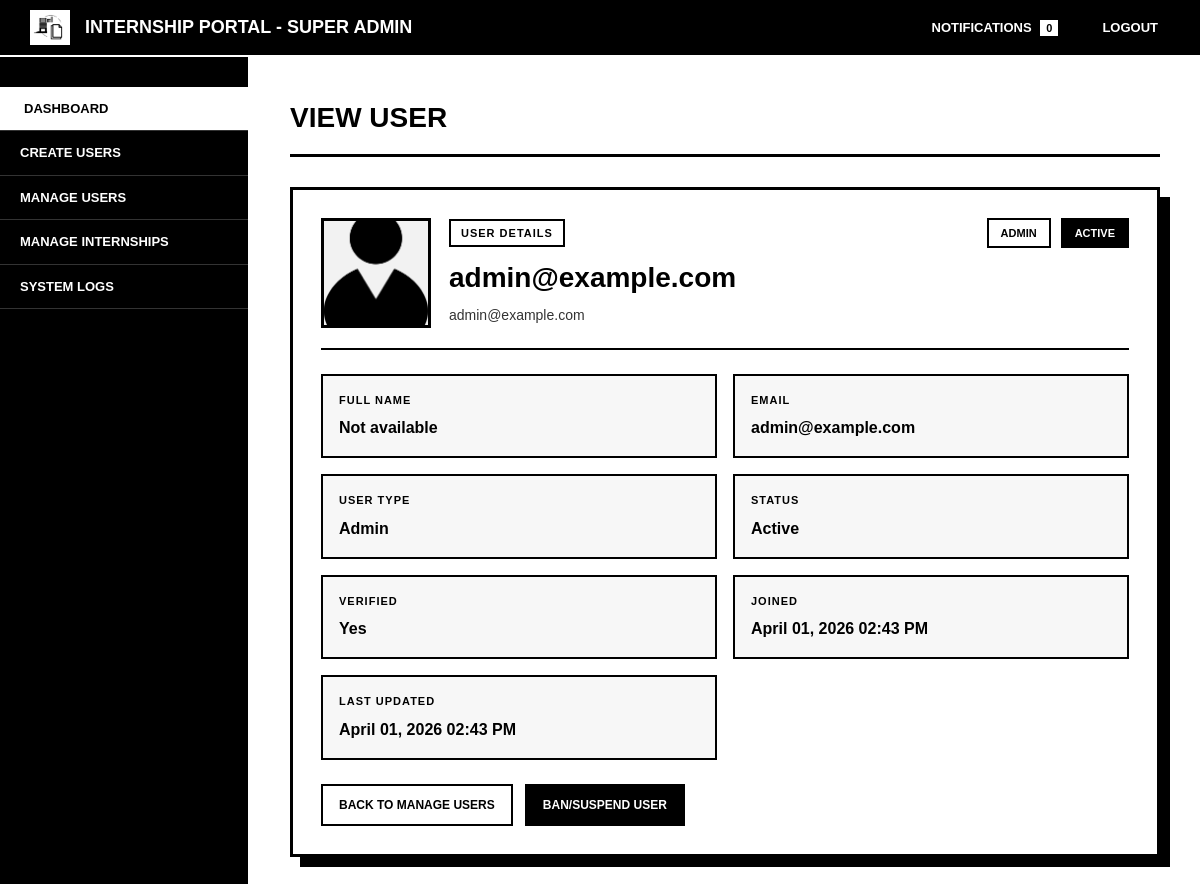
Page /superadmin/view_users.php?id=2 (signed in) on the committed database.
### tables this page shows
CREATE TABLE `users` (
  `user_id` int(11) NOT NULL,
  `email` varchar(255) NOT NULL,
  `password_hash` varchar(255) DEFAULT NULL,
  `user_type` enum('admin','staff','intern','superadmin') NOT NULL,
  `verified` tinyint(1) DEFAULT 0,
  `created_at` timestamp NOT NULL DEFAULT current_timestamp(),
  `updated_at` timestamp NOT NULL DEFAULT current_timestamp() ON UPDATE current_timestamp(),
  `first_login` tinyint(1) DEFAULT 1,
  `reset_token` varchar(255) DEFAULT NULL,
  `token_expiry` datetime DEFAULT NULL,
  `status` enum('active','banned','suspended') DEFAULT 'active'
);

### includes/functions.php (called while the page is built, shortened)
<?php
function isSuperAdminUser($userType = null) {
    $userType = $userType ?? ($_SESSION['user_type'] ?? null);
    return $userType === 'superadmin';
}
function getAdminAreaLabel() {
    return isSuperAdminUser() ? 'Super Admin' : 'Admin';
}
?>

### superadmin/view_users.php (the view, shortened to what this page needs)
<?php
require_once '../includes/functions.php';
$panelLabel = getAdminAreaLabel();
$userId = isset($_GET['id']) ? (int) $_GET['id'] : 0;
$stmt = $pdo->prepare("SELECT COUNT(*) FROM notifications WHERE user_id = ? AND is_read = 0");
$stmt->execute([$_SESSION['user_id']]);
$unread = $stmt->fetchColumn();
$stmt = $pdo->prepare("
    SELECT
        u.*,
        i.first_name AS intern_first_name,
        i.middle_name AS intern_middle_name,
        i.last_name AS intern_last_name,
        i.suffix AS intern_suffix,
        i.profile_image AS intern_profile_image,
        s.first_name AS staff_first_name,
        s.last_name AS staff_last_name,
        s.email AS staff_email,
        s.position AS staff_position,
        s.profile_image AS staff_profile_image,
        s.company_id AS staff_company_id,
        c.company_name AS staff_company_name,
        ap.admin_fname AS admin_first_name,
        ap.admin_lname AS admin_last_name,
        ap.profile_image AS admin_profile_image
    FROM users u
    LEFT JOIN interns i ON i.user_id = u.user_id
    LEFT JOIN staffs s ON s.user_id = u.user_id
    LEFT JOIN companies c ON c.company_id = s.company_id
    LEFT JOIN admin_profiles ap ON ap.user_id = u.user_id
    WHERE u.user_id = ?
");
$stmt->execute([$userId]);
$user = $stmt->fetch();
function getStatusClass($status) {
    return $status === 'active' ? 'status-active' : 'status-inactive';
}
function getUserTypeClass($type) {
    return 'user-type-' . strtolower($type);
}
function formatStatusLabel($status) {
    return match ($status) {
        'active' => 'Active',
        'banned' => 'Banned',
        'suspended' => 'Suspended',
        default => ucfirst($status),
    };
}
function buildFullName(array $user): string {
    if ($user['user_type'] === 'admin') {
        $parts = [
            trim((string) ($user['admin_first_name'] ?? '')),
            trim((string) ($user['admin_last_name'] ?? '')),
        ];
        return trim(implode(' ', array_filter($parts, fn($part) => $part !== '')));
    }
    return '';
}
function getProfileImageName(array $user): string {
    return 'default.png';
}
?>
<!DOCTYPE html>
<html lang="en">
<head>
    <link rel="stylesheet" href="../assets/css/super_view.css">
    <link rel="stylesheet" href="../assets/css/responsive.css">
</head>
<body>
    <div class="topnav">
        <div class="logo-section">
            <img src="../assets/img/logo.png" alt="Logo">
            <h2>Internship Portal - <?= htmlspecialchars($panelLabel) ?></h2>
        </div>
        <div class="topnav-right">
            <a href="notifications.php">
                Notifications
                <span class="badge"><?= $unread ?></span>
            </a>
            <a href="../logout.php">Logout</a>
        </div>
    </div>
    <div class="wrapper">
        <div class="sidebar">
            <ul>
                <li><a href="index.php" class="active">Dashboard</a></li>
                <li><a href="create_users.php">Create Users</a></li>
                <li><a href="manage_users.php">Manage Users</a></li>
                <li><a href="manage_internships.php">Manage Internships</a></li>
                <li><a href="system_logs.php">System Logs</a></li>
            </ul>
        </div>
        <div class="content">
            <h1>View User</h1>
            <?php
            $statusClass = getStatusClass($user['status']);
            $userTypeClass = getUserTypeClass($user['user_type']);
            $fullName = buildFullName($user);
            $displayName = $fullName !== '' ? $fullName : $user['email'];
            $displayEmail = $user['user_type'] === 'staff' && !empty($user['staff_email'])
                ? $user['staff_email']
                : $user['email'];
            $profileImage = getProfileImageName($user);
            $imagePath = '../assets/img/profile/' . $profileImage;
            ?>
            <div class="profile-card">
                <div class="profile-header">
                    <div class="profile-identity">
                        <div class="profile-image-shell">
                            <img src="<?= htmlspecialchars($imagePath) ?>" alt="Profile image of <?= htmlspecialchars($displayName) ?>" class="profile-image">
                        </div>
                        <div>
                            <p class="eyebrow">User Details</p>
                            <h2><?= htmlspecialchars($displayName) ?></h2>
                            <?php if ($user['user_type'] === 'staff' && !empty($user['staff_company_name'])): ?>
                                <div class="profile-subtitle-row">
                                    <p class="profile-subtitle"><?= htmlspecialchars($user['staff_company_name']) ?></p>
                                    <a href="view_company.php?id=<?= (int) $user['staff_company_id'] ?>" class="profile-link-button">View</a>
                                </div>
                            <?php else: ?>
                                <p class="profile-subtitle"><?= htmlspecialchars($displayEmail) ?></p>
                            <?php endif; ?>
                        </div>
                    </div>
                    <div class="profile-badges">
                        <span class="user-type-badge <?= $userTypeClass ?>">
                            <?= ucfirst($user['user_type']) ?>
                        </span>
                        <span class="status-badge <?= $statusClass ?>">
                            <?= htmlspecialchars(formatStatusLabel($user['status'])) ?>
                        </span>
                    </div>
                </div>
                <div class="details-grid">
                    <div class="detail-item">
                        <span class="detail-label">Full Name</span>
                        <span class="detail-value"><?= htmlspecialchars($fullName !== '' ? $fullName : 'Not available') ?></span>
                    </div>
                    <div class="detail-item">
                        <span class="detail-label">Email</span>
                        <span class="detail-value"><?= htmlspecialchars($displayEmail) ?></span>
                    </div>
                    <div class="detail-item">
                        <span class="detail-label">User Type</span>
                        <span class="detail-value"><?= ucfirst($user['user_type']) ?></span>
                    </div>
                    <div class="detail-item">
                        <span class="detail-label">Status</span>
                        <span class="detail-value"><?= htmlspecialchars(formatStatusLabel($user['status'])) ?></span>
                    </div>
                    <div class="detail-item">
                        <span class="detail-label">Verified</span>
                        <span class="detail-value"><?= !empty($user['verified']) ? 'Yes' : 'No' ?></span>
                    </div>
                    <div class="detail-item">
                        <span class="detail-label">Joined</span>
                        <span class="detail-value"><?= date('F d, Y h:i A', strtotime($user['created_at'])) ?></span>
                    </div>
                    <div class="detail-item">
                        <span class="detail-label">Last Updated</span>
                        <span class="detail-value"><?= date('F d, Y h:i A', strtotime($user['updated_at'])) ?></span>
                    </div>
                </div>
                <div class="action-row">
                    <a href="manage_users.php" class="btn-action">Back to Manage Users</a>
                    <?php if ($user['user_type'] !== 'superadmin'): ?>
                        <a href="toggle_status.php?id=<?= $user['user_id'] ?>"
                           class="btn-action btn-secondary"
                           onclick="return confirm('Change status for <?= htmlspecialchars($user['email']) ?>?')">
                            <?= $user['status'] === 'active' ? 'Ban/Suspend User' : 'Activate User' ?>
                        </a>
                    <?php endif; ?>
                </div>
            </div>
        </div>
    </div>
</body>
</html>

### assets/css/super_view.css (style rules this page uses)
* { margin: 0; padding: 0; box-sizing: border-box; }
body { font-family: Arial, Helvetica, sans-serif; background-color: #ffffff; color: #000000; line-height: 1.5; min-height: 100vh; }
.topnav { background-color: #000000; color: #ffffff; padding: 10px 30px; display: flex; justify-content: space-between; align-items: center; border-bottom: 2px solid #ffffff; }
.logo-section { display: flex; align-items: center; gap: 15px; }
.logo-section img { max-width: 40px; height: auto; border: 2px solid #ffffff; }
.logo-section h2 { font-size: 18px; font-weight: bold; text-transform: uppercase; color: #ffffff; margin: 0; }
.topnav-right { display: flex; gap: 20px; }
.topnav-right a { color: #ffffff; text-decoration: none; font-size: 13px; font-weight: bold; text-transform: uppercase; padding: 5px 10px; border: 2px solid transparent; transition: all 0.3s ease; }
.badge { background-color: #ffffff; color: #000000; padding: 2px 6px; font-size: 11px; font-weight: bold; margin-left: 5px; }
.wrapper { display: flex; min-height: calc(100vh - 60px); }
.sidebar { width: 250px; background-color: #000000; color: #ffffff; padding: 30px 0; border-right: 2px solid #ffffff; flex-shrink: 0; }
.sidebar ul { list-style: none; }
.sidebar li { border-bottom: 1px solid #333333; }
.sidebar a { display: block; color: #ffffff; text-decoration: none; padding: 12px 20px; text-transform: uppercase; font-size: 13px; font-weight: bold; transition: all 0.3s ease; }
.sidebar a.active { background-color: #ffffff; color: #000000; border-left: 4px solid #ffffff; }
.content { flex: 1; padding: 40px; background-color: #ffffff; overflow-y: auto; max-height: calc(100vh - 60px); }
.content h1 { font-size: 28px; font-weight: bold; text-transform: uppercase; margin-bottom: 30px; border-bottom: 3px solid #000000; padding-bottom: 15px; }
.profile-card { border: 3px solid #000000; background-color: #ffffff; box-shadow: 10px 10px 0 #000000; padding: 28px; }
.profile-header { display: flex; justify-content: space-between; align-items: flex-start; gap: 20px; padding-bottom: 20px; margin-bottom: 24px; border-bottom: 2px solid #000000; }
.profile-identity { display: flex; align-items: center; gap: 18px; min-width: 0; }
.profile-image-shell { width: 110px; height: 110px; border: 3px solid #000000; background-color: #f2f2f2; overflow: hidden; flex-shrink: 0; }
.profile-image { width: 100%; height: 100%; object-fit: cover; display: block; }
.eyebrow { display: inline-block; margin-bottom: 10px; padding: 4px 10px; border: 2px solid #000000; font-size: 11px; font-weight: bold; text-transform: uppercase; letter-spacing: 1px; }
.profile-header h2 { font-size: 28px; word-break: break-word; }
.profile-subtitle { margin-top: 6px; font-size: 14px; color: #333333; word-break: break-word; }
.profile-badges { display: flex; flex-wrap: wrap; justify-content: flex-end; gap: 10px; }
.details-grid { display: grid; grid-template-columns: repeat(2, minmax(220px, 1fr)); gap: 16px; margin-bottom: 24px; }
.detail-item { border: 2px solid #000000; padding: 16px; background-color: #f7f7f7; }
.detail-label { display: block; margin-bottom: 8px; font-size: 11px; font-weight: bold; text-transform: uppercase; letter-spacing: 1px; }
.detail-value { display: block; font-size: 16px; font-weight: bold; word-break: break-word; }
.status-badge { display: inline-block; padding: 5px 12px; font-weight: bold; text-transform: uppercase; font-size: 11px; border: 2px solid #000000; }
.status-active { background-color: #000000; color: #ffffff; }
.user-type-badge { display: inline-block; padding: 5px 12px; font-weight: bold; text-transform: uppercase; font-size: 11px; border: 2px solid #000000; }
.user-type-admin { background-color: #ffffff; color: #000000; border: 2px solid #000000; }
.action-row { display: flex; flex-wrap: wrap; gap: 12px; }
.btn-action { display: inline-block; padding: 10px 16px; text-decoration: none; font-weight: bold; text-transform: uppercase; font-size: 12px; border: 2px solid #000000; transition: all 0.3s ease; background-color: #ffffff; color: #000000; }
.btn-secondary { background-color: #000000; color: #ffffff; }

### rows in the picture
users: email "admin@example.com", user_type "ADMIN", status "ACTIVE", user_type "Admin", status "Active", created_at "April 01, 2026 02:43 PM", updated_at "April 01, 2026 02:43 PM"

### other values in the picture
$panelLabel "SUPER ADMIN"
$unread "0"
$fullName !== '' ? $fullName : 'Not available' "Not available"
